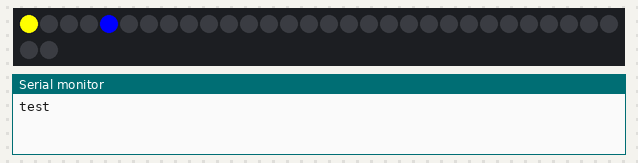
Bench run of a sketch on a simulated Arduino Uno, built with avr-gcc and run on an emulated ATmega328P. Shown: 32 RGB LEDs in strip order, left to right, continuing on the next row, the last lines printed to the serial monitor.

Above: at 0.1 s.
At 3.6 s:
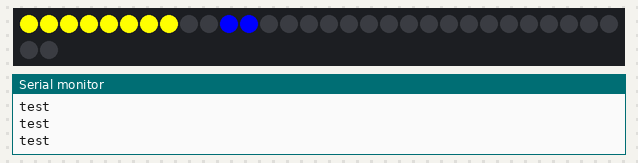
At 7.6 s:
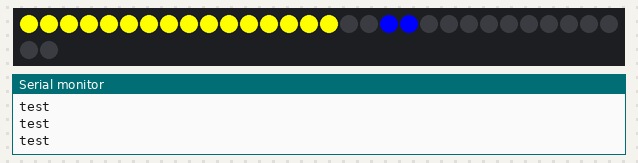
At 15.6 s:
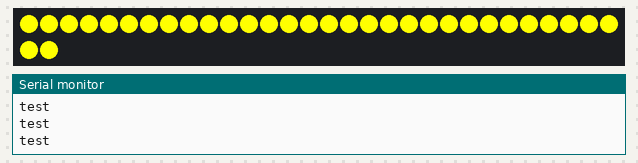
At 23.6 s:
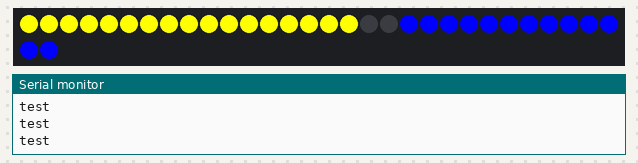
At 31.6 s:
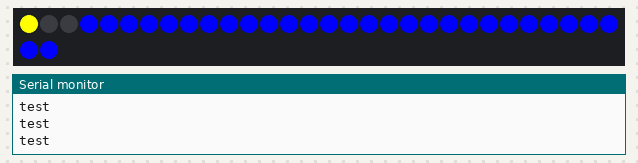

The sketch:

ledTry.ino
```cpp
//led test script
#include <Adafruit_NeoPixel.h>
#include "WS2812_Definitions.h"

#define LED_PIN 4
#define LED_COUNT 32
#define COLUMN 2

uint8_t iter = 0;
uint8_t backiter = LED_COUNT;
bool backtrack = false;

Adafruit_NeoPixel leds = Adafruit_NeoPixel(LED_COUNT, LED_PIN, NEO_GRB + NEO_KHZ800);

void setup() {
  // put your setup code here, to run once:
  leds.begin();
  clearLEDs();
  leds.show();
  Serial.begin(9600);
}

void loop() {
  // put your main code here, to run repeatedly
  if(!backtrack) {
    leds.setPixelColor(iter, YELLOW);
    displayBound(iter+1, iter+3);
    leds.setPixelColor(iter + 4, BLUE);
    Serial.println("test");
    iter++;
  } else {
    leds.setPixelColor(iter, BLACK);
    leds.setPixelColor(iter + 1, BLACK);
    leds.setPixelColor(iter + 2, BLUE);
    iter--;
  }

  if(iter == LED_COUNT or iter == 0) {
    backtrack = not backtrack;
  }
  leds.show();

  delay(500);
}

void displayBound(uint8_t from, uint8_t to) {
  for(int i = from; i < to; ++i) {
    leds.setPixelColor(i, BLACK);
  }
}

void clearLEDs()
{
  for (int i=0; i<LED_COUNT; i++)
  {
    leds.setPixelColor(i, 0);
  }
}
```

WS2812_Definitions.h
```cpp
/*
  Bunches of definitions for the WS2812 Breakout Board example code

*/

// These are for the cascade function
#define TOP_DOWN 0
#define DOWN_TOP 1

/* A world of colors to set your LED to
  Standard HTML Color Codes sorted by Hex Value
    to see the colors in action, check out:
   http://www.w3schools.com/html/html_colorvalues.asp */

#define BLACK			0x000000
#define NAVY			0x000080
#define DARKBLUE		0x00008B
#define MEDIUMBLUE		0x0000CD
#define BLUE			0x0000FF
#define DARKGREEN		0x006400
#define GREEN			0x008000
#define TEAL			0x008080
#define DARKCYAN		0x008B8B
#define DEEPSKYBLUE		0x00BFFF
#define DARKTURQUOISE		0x00CED1
#define MEDIUMSPRINGGREEN	0x00FA9A
#define LIME			0x00FF00
#define SPRINGGREEN		0x00FF7F
#define AQUA			0x00FFFF
#define CYAN			0x00FFFF
#define MIDNIGHTBLUE		0x191970
#define DODGERBLUE		0x1E90FF
#define LIGHTSEAGREEN		0x20B2AA
#define FORESTGREEN		0x228B22
#define SEAGREEN		0x2E8B57
#define DARKSLATEGRAY		0x2F4F4F
#define LIMEGREEN		0x32CD32
#define MEDIUMSEAGREEN		0x3CB371
#define TURQUOISE		0x40E0D0
#define ROYALBLUE		0x4169E1
#define STEELBLUE		0x4682B4
#define DARKSLATEBLUE		0x483D8B
#define MEDIUMTURQUOISE		0x48D1CC
#define INDIGO 			0x4B0082
#define DARKOLIVEGREEN		0x556B2F
#define CADETBLUE		0x5F9EA0
#define CORNFLOWERBLUE		0x6495ED
#define MEDIUMAQUAMARINE	0x66CDAA
#define DIMGRAY			0x696969
#define SLATEBLUE		0x6A5ACD
#define OLIVEDRAB		0x6B8E23
#define SLATEGRAY		0x708090
#define LIGHTSLATEGRAY		0x778899
#define MEDIUMSLATEBLUE		0x7B68EE
#define LAWNGREEN		0x7CFC00
#define CHARTREUSE		0x7FFF00
#define AQUAMARINE		0x7FFFD4
#define MAROON			0x800000
#define PURPLE			0x800080
#define OLIVE			0x808000
#define GRAY			0x808080
#define SKYBLUE			0x87CEEB
#define LIGHTSKYBLUE		0x87CEFA
#define BLUEVIOLET		0x8A2BE2
#define DARKRED			0x8B0000
#define DARKMAGENTA		0x8B008B
#define SADDLEBROWN		0x8B4513
#define DARKSEAGREEN		0x8FBC8F
#define LIGHTGREEN		0x90EE90
#define MEDIUMPURPLE		0x9370DB
#define DARKVIOLET		0x9400D3
#define PALEGREEN		0x98FB98
#define DARKORCHID		0x9932CC
#define YELLOWGREEN		0x9ACD32
#define SIENNA			0xA0522D
#define BROWN			0xA52A2A
#define DARKGRAY		0xA9A9A9
#define LIGHTBLUE		0xADD8E6
#define GREENYELLOW		0xADFF2F
#define PALETURQUOISE	        0xAFEEEE
#define LIGHTSTEELBLUE		0xB0C4DE
#define POWDERBLUE		0xB0E0E6
#define FIREBRICK		0xB22222
#define DARKGOLDENROD		0xB8860B
#define MEDIUMORCHID		0xBA55D3
#define ROSYBROWN		0xBC8F8F
#define DARKKHAKI		0xBDB76B
#define SILVER			0xC0C0C0
#define MEDIUMVIOLETRED	        0xC71585
#define INDIANRED 		0xCD5C5C
#define PERU			0xCD853F
#define CHOCOLATE		0xD2691E
#define TAN			0xD2B48C
#define LIGHTGRAY		0xD3D3D3
#define THISTLE			0xD8BFD8
#define ORCHID			0xDA70D6
#define GOLDENROD		0xDAA520
#define PALEVIOLETRED		0xDB7093
#define CRIMSON			0xDC143C
#define GAINSBORO		0xDCDCDC
#define PLUM			0xDDA0DD
#define BURLYWOOD		0xDEB887
#define LIGHTCYAN		0xE0FFFF
#define LAVENDER		0xE6E6FA
#define DARKSALMON		0xE9967A
#define VIOLET			0xEE82EE
#define PALEGOLDENROD		0xEEE8AA
#define LIGHTCORAL		0xF08080
#define KHAKI			0xF0E68C
#define ALICEBLUE		0xF0F8FF
#define HONEYDEW		0xF0FFF0
#define AZURE			0xF0FFFF
#define SANDYBROWN		0xF4A460
#define WHEAT			0xF5DEB3
#define BEIGE			0xF5F5DC
#define WHITESMOKE		0xF5F5F5
#define MINTCREAM		0xF5FFFA
#define GHOSTWHITE		0xF8F8FF
#define SALMON			0xFA8072
#define ANTIQUEWHITE		0xFAEBD7
#define LINEN			0xFAF0E6
#define LIGHTGOLDENRODYELLOW	0xFAFAD2
#define OLDLACE			0xFDF5E6
#define RED			0xFF0000
#define FUCHSIA			0xFF00FF
#define MAGENTA			0xFF00FF
#define DEEPPINK		0xFF1493
#define ORANGERED		0xFF4500
#define TOMATO			0xFF6347
#define HOTPINK			0xFF69B4
#define CORAL			0xFF7F50
#define DARKORANGE		0xFF8C00
#define LIGHTSALMON		0xFFA07A
#define ORANGE			0xFFA500
#define LIGHTPINK		0xFFB6C1
#define PINK			0xFFC0CB
#define GOLD			0xFFD700
#define PEACHPUFF		0xFFDAB9
#define NAVAJOWHITE		0xFFDEAD
#define MOCCASIN		0xFFE4B5
#define BISQUE			0xFFE4C4
#define MISTYROSE		0xFFE4E1
#define BLANCHEDALMOND		0xFFEBCD
#define PAPAYAWHIP		0xFFEFD5
#define LAVENDERBLUSH		0xFFF0F5
#define SEASHELL		0xFFF5EE
#define CORNSILK		0xFFF8DC
#define LEMONCHIFFON		0xFFFACD
#define FLORALWHITE		0xFFFAF0
#define SNOW			0xFFFAFA
#define YELLOW			0xFFFF00
#define LIGHTYELLOW		0xFFFFE0
#define IVORY			0xFFFFF0
#define WHITE			0xFFFFFF
```
